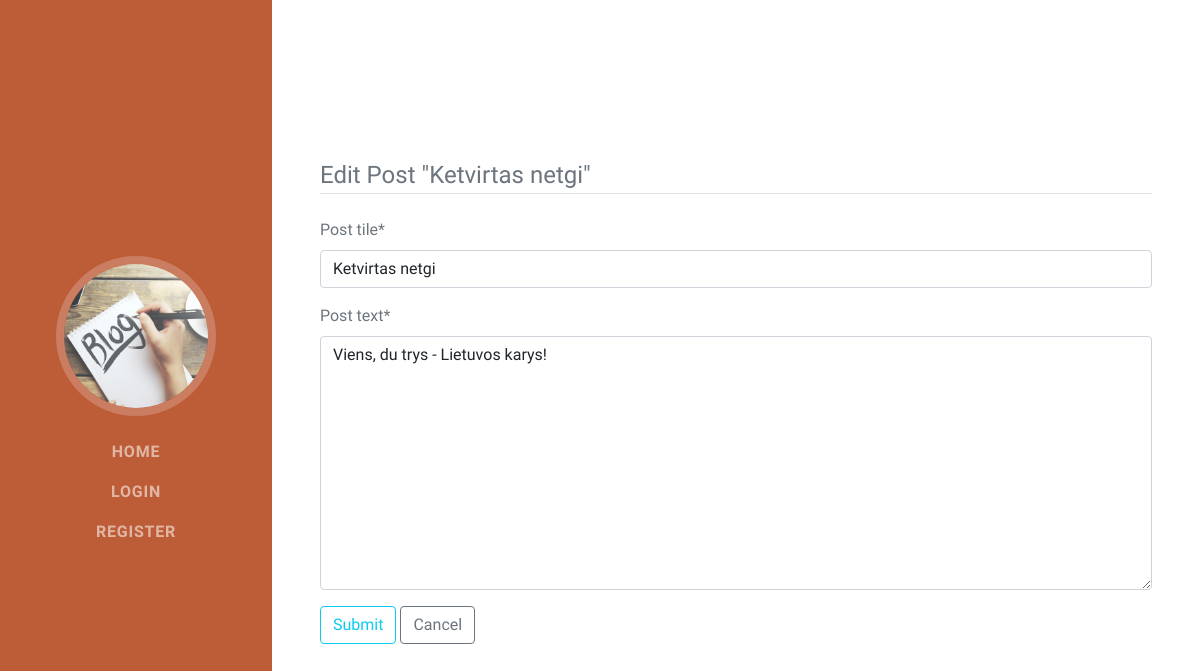
Page /blog/14/edit/ on the earlier database version.
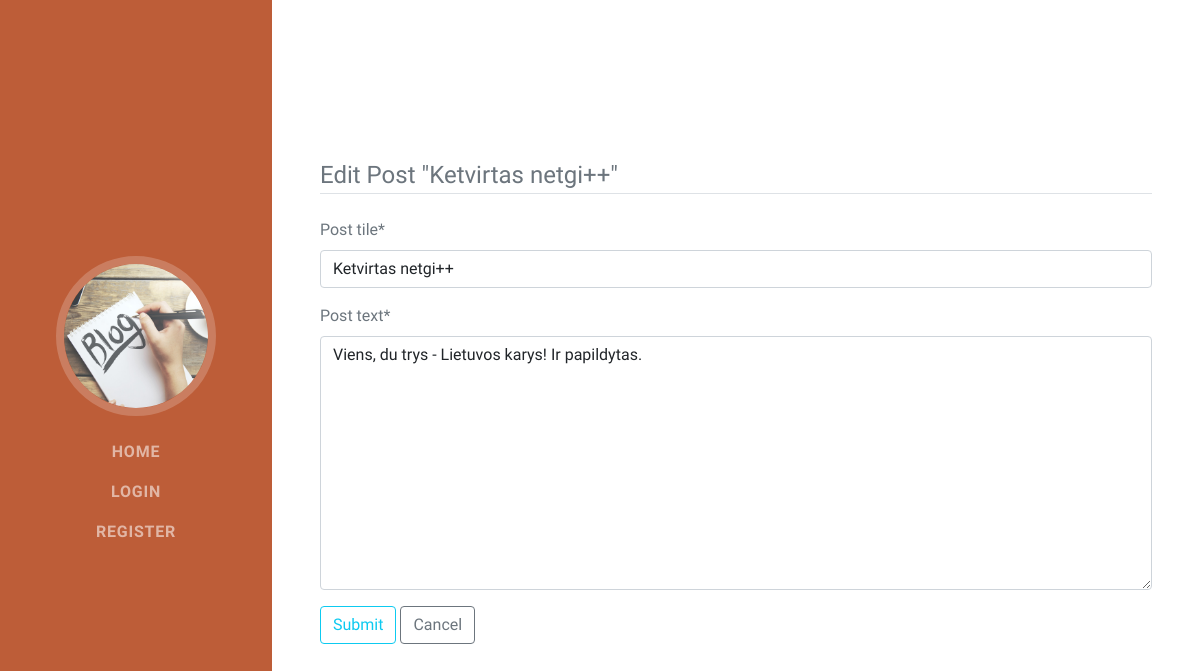
Same page on the later database version.
### blog/models.py (models this page shows, shortened)
class BlogPost(models.Model):
  post_title = models.CharField('Post tile', max_length=500, null=True)
  post_author = models.ForeignKey(User, on_delete=models.SET_NULL, null=True)
  pub_time = models.DateTimeField('Publication time', auto_now_add=True, null=True, blank=True)
  post_text = HTMLField()
  class Meta:
      verbose_name = 'Post'
      verbose_name_plural = 'Posts'

### blog/views.py (the view, shortened to what this page needs)
# urls.py: path('<int:pk>/edit/', views.BlogPostUpdateView.as_view(), name='blogpost-edit'),
class BlogPostUpdateView(UpdateView, LoginRequiredMixin, UserPassesTestMixin):
    model = BlogPost
    form_class = BlogPostUpdateForm
    template_name = 'blogpost_update.html'

### blog/forms.py
class BlogPostUpdateForm(forms.ModelForm):
    class Meta:
        model = BlogPost
        fields = ['post_title', 'post_text']

### blog/templates/blogpost_update.html (shortened to what this page needs)
{% extends "base.html" %}
{% load crispy_forms_tags %}
{% block content %}
<section class="resume-section" id="skills">
  <div class="resume-section-content">
    <form method="POST" enctype="multipart/form-data">
      <fieldset class="form-group">
          <legend class="border-bottom mb-4">{% if blogpost.post_title %} Edit Post "{{blogpost.post_title}}" {% else %} Create Post {% endif %}</legend>
          {{ form|crispy }}
      </fieldset>
      <div class="form-group">
          <button class="btn btn-outline-info" type="submit">Submit</button>
          {% if blogpost.post_title %}<a class="btn btn-outline-secondary" href="{% url 'blogpost' blogpost.id %}">Cancel</a>{% endif %}
      </div>
    </form>
  </div>
</section>
{% endblock %}

Differences in the rows shown:
changed BlogPost: post_title "Ketvirtas netgi" → "Ketvirtas netgi++"; post_text "Viens, du trys - Lietuvos karys!" → "Viens, du trys - Lietuvos karys! Ir papildytas."
